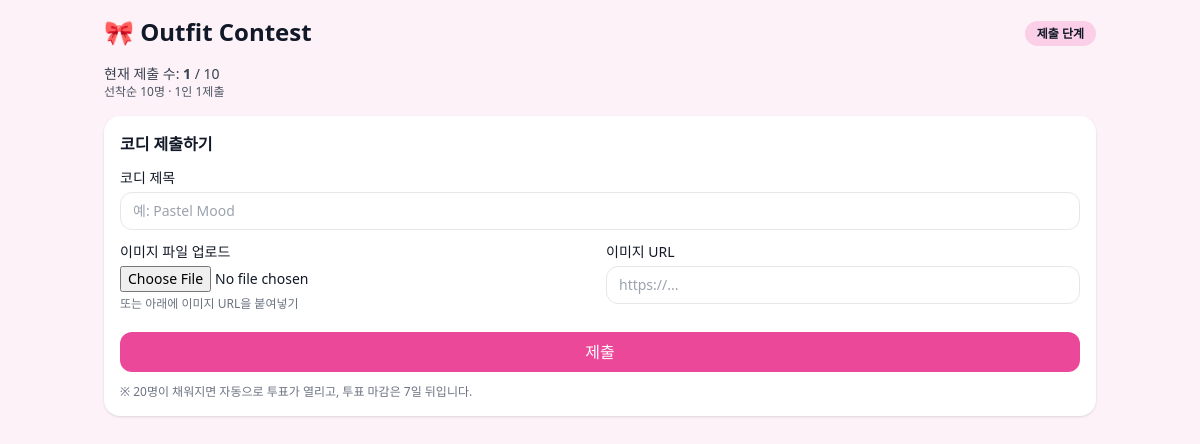
Before: / with the older database file.
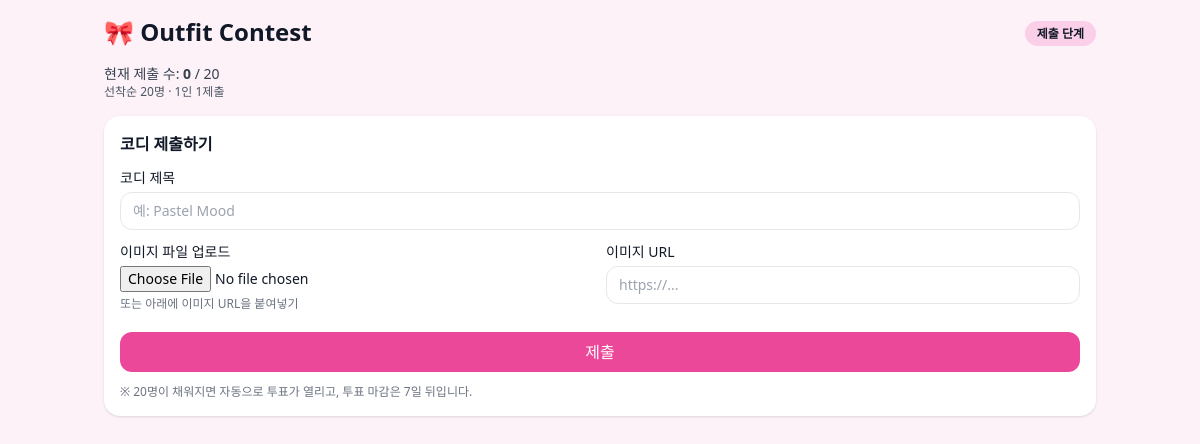
After: the same page with the newer database file.
### tables this page shows
CREATE TABLE contests(
      id integer primary key,
      title text not null default 'Outfit Contest',
      status text not null default 'submission', -- submission | voting | closed
      created_at timestamp not null default CURRENT_TIMESTAMP,
      voting_opened_at timestamp,
      voting_ends_at timestamp,
      max_entries integer not null default 20,   -- 20명 제출
      votes_per_user integer not null default 3  -- 1인 3표
    );

### app.py (the view)
@app.route("/", methods=["GET"])
def index():
    phase_auto_close_if_needed()
    voter_id = get_voter_id()
    con = db(); cur = con.cursor()
    cur.execute("select * from contests where id=1")
    contest = cur.fetchone()
    cur.execute("select * from outfits where contest_id=? order by created_at asc", (1,))
    outfits = cur.fetchall()
    entries_count = len(outfits)
    cur.execute("select count(*) c from outfits where contest_id=? and creator_id=?", (1, voter_id))
    i_submitted = cur.fetchone()["c"] > 0
    cur.execute("select count(*) c from votes where contest_id=? and voter_id=?", (1, voter_id))
    my_votes = cur.fetchone()["c"]
    cur.execute("""
      select o.id, count(v.id) as vote_count
      from outfits o left join votes v on v.outfit_id=o.id
      where o.contest_id=? group by o.id
    """, (1,))
    counts = {r["id"]: r["vote_count"] for r in cur.fetchall()}
    con.close()
    show_gallery = (contest["status"] != "submission") or i_submitted
    show_admin = (request.args.get("key") == ADMIN_KEY)
    resp = make_response(render_template(
        "index.html",
        contest=contest,
        outfits=outfits,
        entries_count=entries_count,
        i_submitted=i_submitted,
        my_votes=my_votes,
        counts=counts,
        votes_left=max(0, contest["votes_per_user"] - my_votes),
        show_gallery=show_gallery,
        show_admin=show_admin,
        admin_key=request.args.get("key")
    ))
    return ensure_voter_cookie(resp, voter_id)

### app.py (called while the page is built)
def db():
    con = sqlite3.connect(DB_PATH, detect_types=sqlite3.PARSE_DECLTYPES)
    con.row_factory = sqlite3.Row
    return con

def ensure_voter_cookie(resp, voter_id):
    if not voter_id:
        voter_id = str(uuid.uuid4())
    resp.set_cookie("voter_id", voter_id, max_age=60*60*24*365*5, httponly=True, samesite="Lax")
    return resp

def get_voter_id():
    return request.cookies.get("voter_id") or str(uuid.uuid4())

def phase_auto_close_if_needed():
    con = db(); cur = con.cursor()
    cur.execute("select status, voting_ends_at from contests where id=1")
    row = cur.fetchone()
    if row and row["status"] == "voting" and row["voting_ends_at"]:
        if datetime.datetime.utcnow() >= datetime.datetime.fromisoformat(str(row["voting_ends_at"])) :
            cur.execute("update contests set status='closed' where id=1")
            con.commit()
    con.close()

### templates/index.html (shortened to what this page needs)
<!doctype html>
<html lang="ko">
<head>
  <script src="https://cdn.tailwindcss.com"></script>
</head>
<body class="bg-pink-50 text-gray-900">
  <div class="max-w-5xl mx-auto p-4">
    <header class="flex items-center justify-between gap-2 mb-4">
      <h1 class="text-2xl font-bold">🎀 Outfit Contest</h1>
      <div>
        {% if contest['status']=='submission' %}
          <span class="pill bg-pink-200">제출 단계</span>
        {% elif contest['status']=='voting' %}
          <span class="pill bg-yellow-200">투표 단계</span>
        {% else %}
          <span class="pill bg-green-200">결과 공개</span>
        {% endif %}
      </div>
    </header>
    <section class="mb-4">
      <div class="flex items-center justify-between">
        <div>
          {% if contest['status']=='submission' %}
            <div class="text-sm text-gray-700">현재 제출 수: <b>{{ entries_count }}</b> / {{ contest['max_entries'] }}</div>
            <p class="text-xs text-gray-600">선착순 {{ contest['max_entries'] }}명 · 1인 1제출</p>
          {% elif contest['status']=='voting' %}
            <div class="text-sm text-gray-700">내 남은 표: <b>{{ votes_left }}</b> / {{ contest['votes_per_user'] }}</div>
            <p class="text-xs text-gray-600">제출자는 투표 불가. 투표 중에는 득표수 숨김.</p>
          {% else %}
            <p class="text-sm text-gray-700">투표 종료 — 결과 공개</p>
          {% endif %}
        </div>
      </div>
    </section>
    {% if contest['status']=='submission' %}
      {% if i_submitted %}
        <div class="bg-white rounded-2xl shadow p-4 mb-6 text-sm">이미 제출했습니다. 투표 오픈을 기다려 주세요.</div>
      {% elif entries_count >= contest['max_entries'] %}
        <div class="bg-white rounded-2xl shadow p-4 mb-6 text-sm">제출이 마감되었습니다. 곧 투표가 시작됩니다.</div>
      {% else %}
        <form class="bg-white rounded-2xl shadow p-4 mb-6 grid gap-3"
              action="{{ url_for('submit') }}" method="post" enctype="multipart/form-data">
          <h2 class="font-semibold">코디 제출하기</h2>
          <label class="text-sm">코디 제목
            <input name="title" class="mt-1 w-full rounded-xl border px-3 py-2" placeholder="예: Pastel Mood">
          </label>
          <div class="grid sm:grid-cols-2 gap-3">
            <label class="text-sm">이미지 파일 업로드
              <input name="image_file" type="file" accept="image/*" class="mt-1 w-full text-sm">
              <span class="block text-xs text-gray-500 mt-1">또는 아래에 이미지 URL을 붙여넣기</span>
            </label>
            <label class="text-sm">이미지 URL
              <input name="image_url" class="mt-1 w-full rounded-xl border px-3 py-2" placeholder="https://...">
            </label>
          </div>
          <button class="mt-2 rounded-xl bg-pink-500 hover:bg-pink-600 text-white px-4 py-2">제출</button>
          <p class="text-xs text-gray-500">※ 20명이 채워지면 자동으로 투표가 열리고, 투표 마감은 7일 뒤입니다.</p>
        </form>
      {% endif %}
    {% endif %}
  </div>
</body>
</html>

### templates/index.html (style rules this page uses)
.pill { padding:.25rem .75rem;border-radius:9999px;font-size:.75rem;font-weight:600 }

Changed rows visible on the page:
changed contests: max_entries "10" → "20"
Other visible differences:
{{ entries_count }}: "1" → "0"
